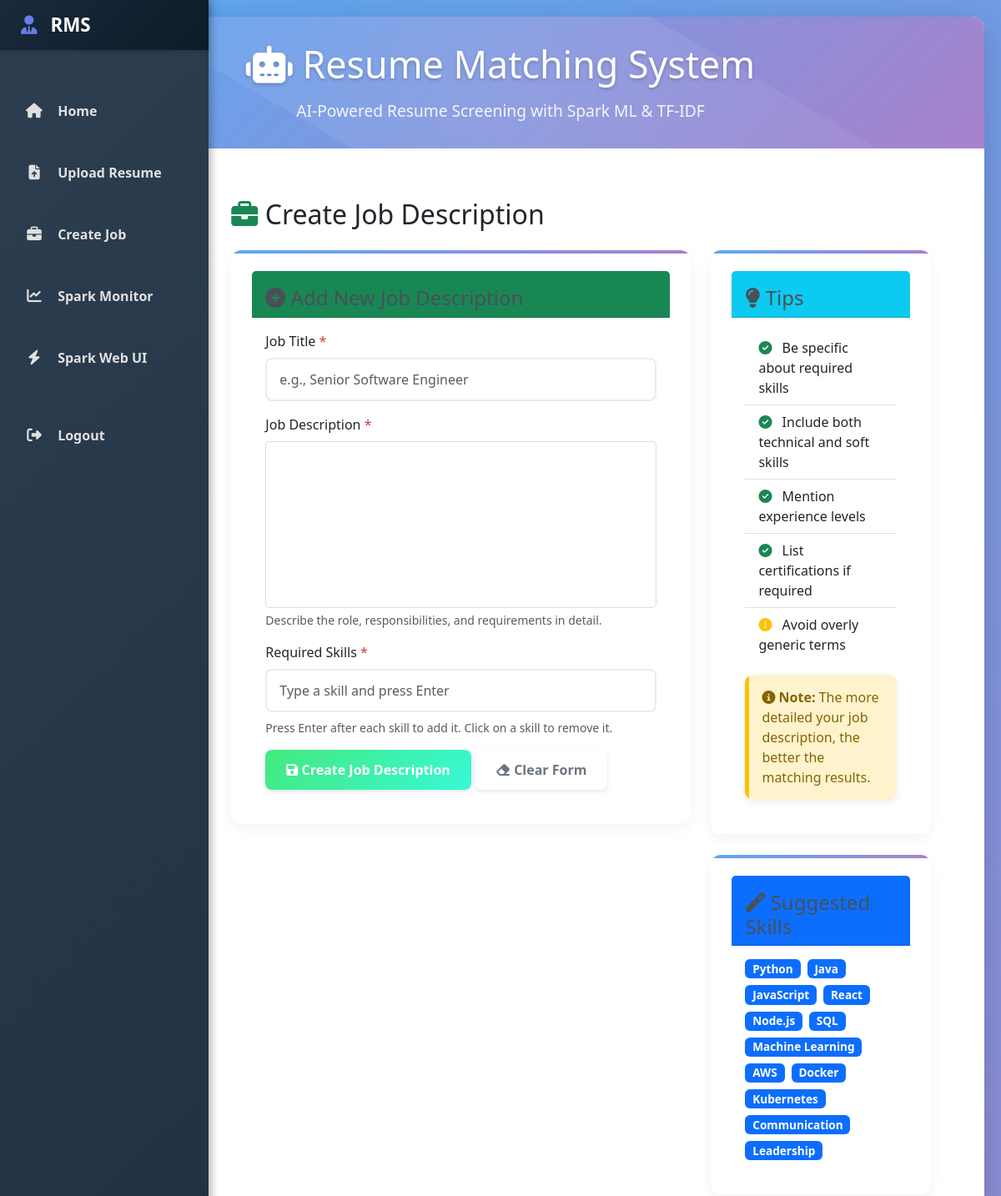
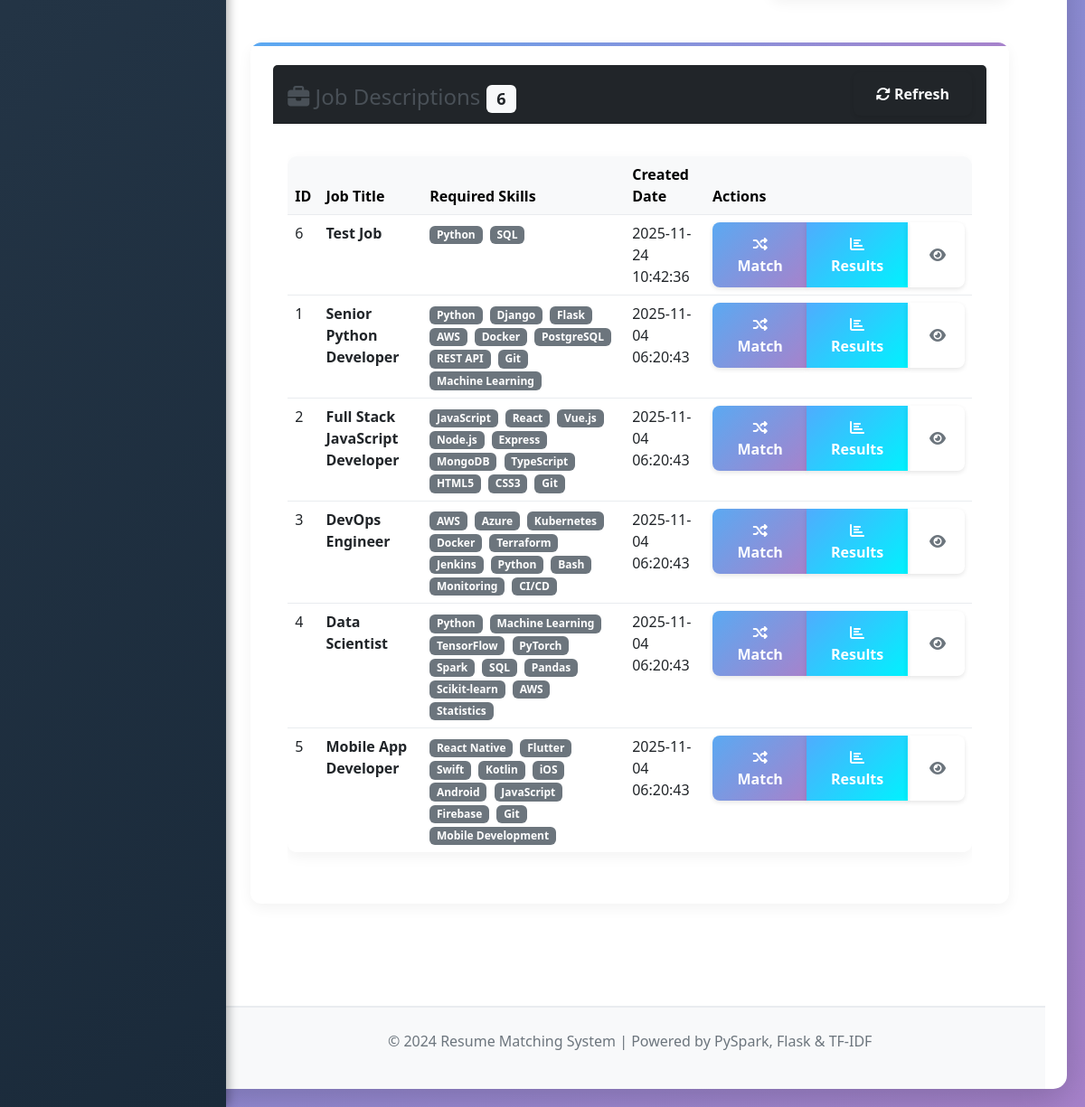
The app's page /create_job (signed in) with its own data (2 pictures, top to bottom).
### tables this page shows
CREATE TABLE job_descriptions (
                id INTEGER PRIMARY KEY AUTOINCREMENT,
                job_title TEXT NOT NULL,
                description TEXT NOT NULL,
                required_skills TEXT NOT NULL,
                created_at TIMESTAMP DEFAULT CURRENT_TIMESTAMP
            );

### app.py (the view, shortened to what this page needs)
@app.route('/create_job', methods=['GET', 'POST'])
def create_job():
    if 'logged_in' not in session:
        return redirect(url_for('login'))
    jobs = db.get_all_job_descriptions()
    return render_template('create_job.html', jobs=jobs)

### database.py (called while the page is built)
    def get_connection(self):
        conn = sqlite3.connect(self.db_path)
        conn.row_factory = sqlite3.Row
        return conn

    def get_all_job_descriptions(self) -> List[Dict]:
        conn = self.get_connection()
        cursor = conn.cursor()
        cursor.execute('SELECT * FROM job_descriptions ORDER BY created_at DESC')
        jobs = [dict(row) for row in cursor.fetchall()]
        conn.close()
        return jobs

### templates/create_job.html (shortened to what this page needs)
{% extends "base.html" %}
{% block content %}
<h2 class="mb-4"><i class="fas fa-briefcase text-success"></i> Create Job Description</h2>
<div class="row">
    <div class="col-lg-8">
        <div class="card">
            <div class="card-header bg-success text-white">
                <h3 class="mb-0"><i class="fas fa-plus-circle"></i> Add New Job Description</h3>
            </div>
            <div class="card-body">
                <form method="POST" id="jobForm">
                    <div class="mb-3">
                        <label for="job_title" class="form-label">Job Title <span class="text-danger">*</span></label>
                        <input type="text" class="form-control" id="job_title" name="job_title" required placeholder="e.g., Senior Software Engineer">
                    </div>
                    <div class="mb-3">
                        <label for="description" class="form-label">Job Description <span class="text-danger">*</span></label>
                        <div id="editor" style="min-height: 200px; border: 1px solid #ddd; border-radius: 5px; padding: 10px;"></div>
                        <div class="form-text">Describe the role, responsibilities, and requirements in detail.</div>
                    </div>
                    <div class="mb-3">
                        <label for="required_skills" class="form-label">Required Skills <span class="text-danger">*</span></label>
                        <div class="skill-input-container">
                            <input type="text" class="form-control" id="skillInput" placeholder="Type a skill and press Enter">
                        </div>
                        <div class="form-text">Press Enter after each skill to add it. Click on a skill to remove it.</div>
                    </div>
                    <button type="submit" class="btn btn-success">
                        <i class="fas fa-save"></i> Create Job Description
                    </button>
                    <button type="button" class="btn btn-outline-secondary" id="clearForm">
                        <i class="fas fa-eraser"></i> Clear Form
                    </button>
                </form>
            </div>
        </div>
    </div>
    <div class="col-lg-4">
        <div class="card">
            <div class="card-header bg-info text-white">
                <h3 class="mb-0"><i class="fas fa-lightbulb"></i> Tips</h3>
            </div>
            <div class="card-body">
                <ul class="list-group list-group-flush">
                    <li class="list-group-item"><i class="fas fa-check-circle text-success me-2"></i> Be specific about required skills</li>
                    <li class="list-group-item"><i class="fas fa-check-circle text-success me-2"></i> Include both technical and soft skills</li>
                    <li class="list-group-item"><i class="fas fa-check-circle text-success me-2"></i> Mention experience levels</li>
                    <li class="list-group-item"><i class="fas fa-check-circle text-success me-2"></i> List certifications if required</li>
                    <li class="list-group-item"><i class="fas fa-exclamation-circle text-warning me-2"></i> Avoid overly generic terms</li>
                </ul>
                <div class="alert alert-warning mt-3 mb-0">
                    <i class="fas fa-info-circle"></i> <strong>Note:</strong> The more detailed your job description, the better the matching results.
                </div>
            </div>
        </div>
        <div class="card mt-4">
            <div class="card-header bg-primary text-white">
                <h3 class="mb-0"><i class="fas fa-magic"></i> Suggested Skills</h3>
            </div>
            <div class="card-body">
                <div class="d-flex flex-wrap gap-2">
                    <span class="badge bg-primary skill-suggestion">Python</span>
                    <span class="badge bg-primary skill-suggestion">Java</span>
                    <span class="badge bg-primary skill-suggestion">JavaScript</span>
                    <span class="badge bg-primary skill-suggestion">React</span>
                    <span class="badge bg-primary skill-suggestion">Node.js</span>
                    <span class="badge bg-primary skill-suggestion">SQL</span>
                    <span class="badge bg-primary skill-suggestion">Machine Learning</span>
                    <span class="badge bg-primary skill-suggestion">AWS</span>
                    <span class="badge bg-primary skill-suggestion">Docker</span>
                    <span class="badge bg-primary skill-suggestion">Kubernetes</span>
                    <span class="badge bg-primary skill-suggestion">Communication</span>
                    <span class="badge bg-primary skill-suggestion">Leadership</span>
                </div>
            </div>
        </div>
    </div>
</div>
<div class="card mt-4">
    <div class="card-header bg-dark text-white d-flex justify-content-between align-items-center">
        <h3 class="mb-0"><i class="fas fa-briefcase"></i> Job Descriptions <span class="badge bg-light text-dark">{{ jobs|length }}</span></h3>
        <button class="btn btn-sm btn-outline-light" id="refreshJobs">
            <i class="fas fa-sync-alt"></i> Refresh
        </button>
    </div>
    <div class="card-body">
        {% if jobs %}
            <div class="table-responsive">
                <table class="table table-hover">
                    <thead class="table-light">
                        <tr>
                            <th>ID</th>
                            <th>Job Title</th>
                            <th>Required Skills</th>
                            <th>Created Date</th>
                            <th>Actions</th>
                        </tr>
                    </thead>
                    <tbody>
                        {% for job in jobs %}
                        <tr>
                            <td>{{ job.id }}</td>
                            <td><strong>{{ job.job_title }}</strong></td>
                            <td>
                                {% set skills = job.required_skills.split(',') %}
                                {% for skill in skills %}
                                    <span class="badge bg-secondary me-1">{{ skill.strip() }}</span>
                                {% endfor %}
                            </td>
                            <td>{{ job.created_at }}</td>
                            <td>
                                <div class="btn-group" role="group">
                                    <a href="/match_resumes/{{ job.id }}" class="btn btn-primary btn-sm">
                                        <i class="fas fa-random"></i> Match
                                    </a>
                                    <a href="/results/{{ job.id }}" class="btn btn-info btn-sm">
                                        <i class="fas fa-chart-bar"></i> Results
                                    </a>
                                    <button class="btn btn-sm btn-outline-secondary job-preview"
                                            data-bs-toggle="modal"
                                            data-bs-target="#jobPreviewModal"
                                            data-title="{{ job.job_title }}"
                                            data-description="{{ job.description|e }}"
                                            data-skills="{{ job.required_skills }}">
                                        <i class="fas fa-eye"></i>
                                    </button>
                                </div>
                            </td>
                        </tr>
                        {% endfor %}
                    </tbody>
                </table>
            </div>
        {% else %}
            <div class="text-center py-5">
                <i class="fas fa-briefcase fa-3x text-muted mb-3"></i>
                <h4 class="text-muted">No job descriptions created yet</h4>
                <p class="text-muted">Create your first job description using the form above!</p>
            </div>
        {% endif %}
    </div>
</div>
<link href="https://cdn.jsdelivr.net/npm/quill@2.0.0/dist/quill.snow.css" rel="stylesheet">
{% endblock %}

### templates/base.html (style rules this page uses)
:root { --primary-gradient: linear-gradient(135deg, #5ba9f2 0%, #a782cb 100%); --secondary-gradient: linear-gradient(135deg, #f093fb 0%, #f5576c 100%); --accent-gradient: linear-gradient(135deg, #43e97b 0%, #38f9d7 100%); }
body { font-family: 'Segoe UI', Tahoma, Geneva, Verdana, sans-serif; background: var(--primary-gradient); min-height: 100vh; padding: 20px; background-attachment: fixed; }
.alert { padding: 15px 20px; border-radius: 10px; margin-bottom: 15px; font-weight: 500; box-shadow: 0 3px 10px rgba(0,0,0,0.08); border: none; position: relative; overflow: hidden; }
.alert::before { content: ""; position: absolute; left: 0; top: 0; height: 100%; width: 5px; }
.alert-warning { background: #fff3cd; color: #856404; }
.alert-warning::before { background: #ffc107; }
.btn { padding: 12px 25px; border: none; border-radius: 8px; font-size: 1em; font-weight: 600; cursor: pointer; transition: all 0.3s; text-decoration: none; display: inline-block; position: relative; overflow: hidden; box-shadow: 0 2px 5px rgba(0,0,0,0.1); }
.btn-primary { background: var(--primary-gradient); color: white; }
.btn-success { background: var(--accent-gradient); color: white; }
.btn-info { background: linear-gradient(135deg, #4facfe 0%, #00f2fe 100%); color: white; }
.form-control { padding: 12px 15px; border: 2px solid #e9ecef; border-radius: 8px; font-size: 1em; transition: all 0.3s; box-shadow: none; }
table { width: 100%; border-collapse: separate; border-spacing: 0; margin-top: 20px; border-radius: 10px; overflow: hidden; box-shadow: 0 5px 15px rgba(0,0,0,0.05); }
table th, table td { padding: 15px; text-align: left; border-bottom: 1px solid #e9ecef; }
table th { background: #f8f9fa; font-weight: 600; color: #495057; }
table tr:last-child td { border-bottom: none; }
.card { background: white; border-radius: 12px; padding: 25px; margin-bottom: 25px; border: none; box-shadow: 0 5px 15px rgba(0,0,0,0.05); transition: all 0.3s; position: relative; overflow: hidden; }
.card::before { content: ""; position: absolute; top: 0; left: 0; width: 100%; height: 4px; background: var(--primary-gradient); }
.card h3 { margin-bottom: 20px; color: #495057; font-size: 1.5rem; position: relative; padding-top: 10px; }

### templates/create_job.html (style rules this page uses)
.skill-suggestion { cursor: pointer; font-size: 0.85em; }

### records on screen
job_descriptions: id "6", job_title "Test Job", strip "Python" "SQL", created_at "2025-11-24 10:42:36"
job_descriptions: id "1", job_title "Senior Python Developer", strip "Python" "Django" "Flask" "AWS" "Docker" "PostgreSQL" "REST API" "Git" "Machine Learning", created_at "2025-11-04 06:20:43"
job_descriptions: id "2", job_title "Full Stack JavaScript Developer", strip "JavaScript" "React" "Vue.js" "Node.js" "Express" "MongoDB" "TypeScript" "HTML5" "CSS3" "Git", created_at "2025-11-04 06:20:43"
job_descriptions: id "3", job_title "DevOps Engineer", strip "AWS" "Azure" "Kubernetes" "Docker" "Terraform" "Jenkins" "Python" "Bash" "Monitoring" "CI/CD", created_at "2025-11-04 06:20:43"
job_descriptions: id "4", job_title "Data Scientist", strip "Python" "Machine Learning" "TensorFlow" "PyTorch" "Spark" "SQL" "Pandas" "Scikit-learn" "AWS" "Statistics", created_at "2025-11-04 06:20:43"
job_descriptions: id "5", job_title "Mobile App Developer", strip "React Native" "Flutter" "Swift" "Kotlin" "iOS" "Android" "JavaScript" "Firebase" "Git" "Mobile Development", created_at "2025-11-04 06:20:43"

### other values on screen
{{ jobs|length }} "6"
